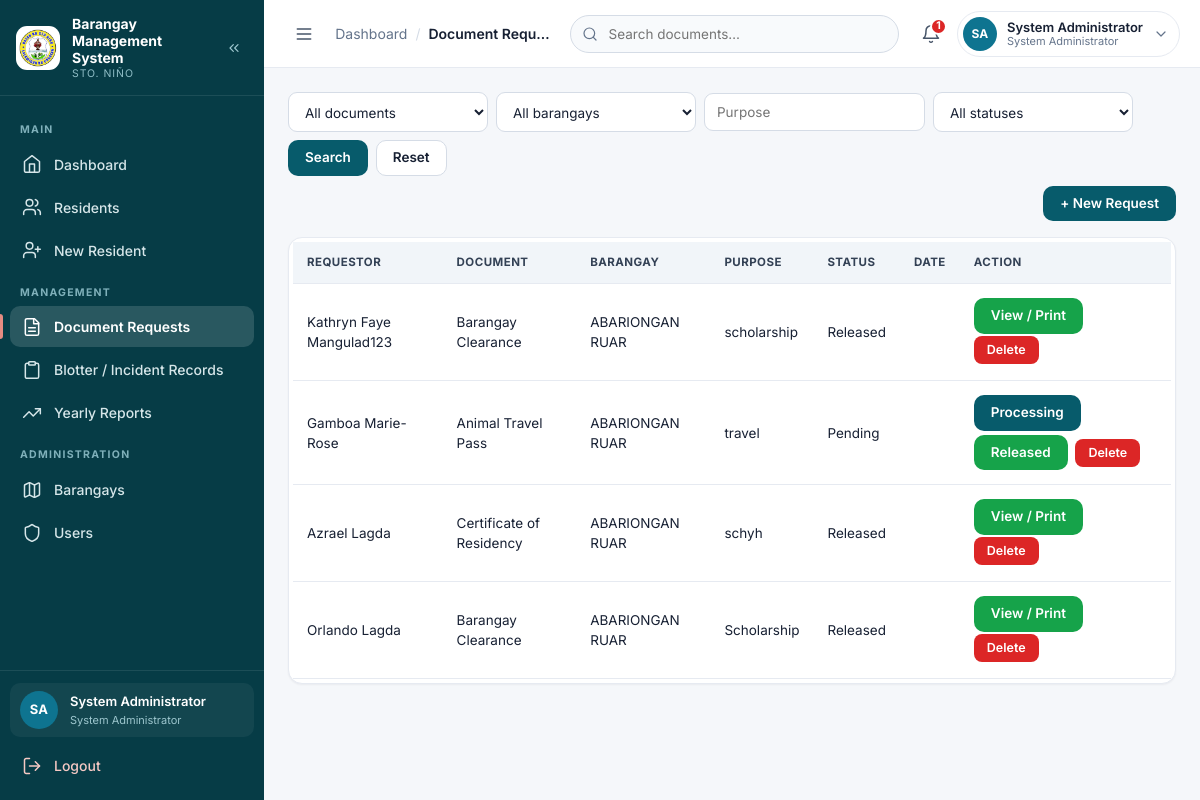
Screenshot of /pages/documents.php (signed in) with the database file from the repository.
### tables this page shows
CREATE TABLE `document_requests` (
  `id` int(11) NOT NULL AUTO_INCREMENT,
  `barangay_id` int(11) NOT NULL,
  `resident_id` int(11) DEFAULT NULL,
  `requestor_name` varchar(150) NOT NULL,
  `document_type` varchar(100) NOT NULL,
  `purpose` varchar(255) DEFAULT NULL,
  `status` enum('Pending','Processing','Released','Rejected','Cancelled') NOT NULL DEFAULT 'Pending',
  `requested_at` timestamp NOT NULL DEFAULT current_timestamp(),
  `released_at` datetime DEFAULT NULL,
  `processed_by` int(11) DEFAULT NULL,
  `processed_at` datetime DEFAULT NULL,
  `decision_note` varchar(255) DEFAULT NULL,
  `notes` text DEFAULT NULL,
  PRIMARY KEY (`id`),
  KEY `idx_docs_barangay` (`barangay_id`),
  KEY `idx_docs_resident` (`resident_id`),
  KEY `idx_docs_status` (`status`),
  KEY `idx_docs_processed_by` (`processed_by`),
  CONSTRAINT `document_requests_ibfk_1` FOREIGN KEY (`barangay_id`) REFERENCES `barangays` (`id`),
  CONSTRAINT `document_requests_ibfk_2` FOREIGN KEY (`resident_id`) REFERENCES `residents` (`id`),
  CONSTRAINT `fk_docs_processed_by` FOREIGN KEY (`processed_by`) REFERENCES `users` (`id`) ON DELETE SET NULL ON UPDATE CASCADE
);

CREATE TABLE `barangays` (
  `id` int(11) NOT NULL AUTO_INCREMENT,
  `barangay_name` varchar(150) NOT NULL,
  `created_at` timestamp NOT NULL DEFAULT current_timestamp(),
  PRIMARY KEY (`id`),
  UNIQUE KEY `barangay_name` (`barangay_name`)
);

### config/config.php (called while the page is built, shortened)
<?php
if (!function_exists('url')) {
    function url($path = '') {
        $path = ltrim((string)$path, '/');
        return BASE_URL . '/' . $path;
    }
}
function e($value) { return htmlspecialchars((string)$value, ENT_QUOTES, 'UTF-8'); }
function csrf_token() {
    return $_SESSION['csrf_token'];
}
require_once BASE_PATH . '/includes/auth.php';

### includes/auth.php (called while the page is built, shortened)
<?php
if (!defined('BRGY_AUTH_LOADED')) {
    function current_user(): array
    {
        static $user = null;
        if ($user !== null) {
            return $user;
        }
        $user = [
            'id'          => (int)($_SESSION['user_id'] ?? 0),
            'username'    => (string)($_SESSION['username'] ?? ''),
            'full_name'   => (string)($_SESSION['full_name'] ?? ''),
            'role'        => (string)($_SESSION['role'] ?? ''),
            'barangay_id' => null,
            'status'      => (string)($_SESSION['status'] ?? ''),
            'resident_id' => null,
        ];
        $conn = $GLOBALS['conn'] ?? null;
        $stmt = $conn->prepare(
            'SELECT u.id, u.username, u.full_name, u.role, u.barangay_id, u.status,
                    r.id AS resident_id
               FROM users u
               LEFT JOIN residents r ON r.user_id = u.id
              WHERE u.id = ? AND u.deleted_at IS NULL LIMIT 1'
        );
        $uid = (int)$_SESSION['user_id'];
        $stmt->bind_param('i', $uid);
        $stmt->execute();
        $row = $stmt->get_result()->fetch_assoc();
        if ($row) {
            $user = [
                'id'          => (int)$row['id'],
                'username'    => (string)$row['username'],
                'full_name'   => (string)$row['full_name'],
                'role'        => (string)$row['role'],
                'barangay_id' => ($row['barangay_id'] !== null) ? (int)$row['barangay_id'] : null,
                'status'      => (string)$row['status'],
                'resident_id' => ($row['resident_id'] !== null) ? (int)$row['resident_id'] : null,
            ];
        }
        return $user;
    }
    function current_role(): string
    {
        return (string)(current_user()['role'] ?? '');
    }
    function is_admin(): bool     { return current_role() === 'admin'; }
    function require_role(array $allowed): void
    {
        $user  = current_user();
    }
    function require_staff(): void     { require_role(['admin', 'secretary']); }
    function scope_barangay(string $alias = '', string $join = ' AND '): array
    {
        if (is_admin()) {
            return ['', []];
        }
        $prefix = ($alias !== '') ? $alias . '.' : '';
        $bid    = current_barangay_id();
        return [$join . $prefix . 'barangay_id = ?', [$bid]];
    }
}
?>

### pages/documents.php (the view, shortened to what this page needs)
<?php
require_once __DIR__ . '/../config/config.php';
require_staff();
list($scopeSql, $scopeParams) = scope_barangay('dr');
$f_purpose  = trim($_GET['purpose'] ?? '');
$requestsSql = "
    SELECT
        dr.id,
        dr.requestor_name,
        dr.document_type,
        dr.purpose,
        dr.notes,
        dr.status,
        dr.released_at,
        b.barangay_name
    FROM document_requests dr
    LEFT JOIN barangays b
        ON dr.barangay_id = b.id
    WHERE 1=1 " . $scopeSql . "
";
$fTypes = '';
$fParams = [];
$requestsSql .= " ORDER BY dr.id DESC ";
$allParams = array_merge($scopeParams, $fParams);
$allTypes  = str_repeat('i', count($scopeParams)) . $fTypes;
if ($allParams) {
    $requests = $conn->prepare($requestsSql);
    $requests->bind_param($allTypes, ...$allParams);
    $requests->execute();
    $requests = $requests->get_result();
} else {
    $requests = $conn->query($requestsSql);
}
include BASE_PATH . '/partials/header.php';
?>
<div class="toolbar">
    <form method="get">
        <select id="f_document" name="document">
            <option value="">All documents</option>
        </select>
        <?php if ($_SESSION['role'] === 'admin'): ?>
        <select id="f_barangay" name="barangay">
            <option value="0">All barangays</option>
        </select>
        <?php endif; ?>
        <input id="f_purpose" type="text" name="purpose" placeholder="Purpose" value="<?= e($f_purpose) ?>">
        <select id="f_status" name="status">
            <option value="">All statuses</option>
        </select>
        <button class="btn" type="submit">Search</button>
        <a class="btn btn--ghost" href="<?= e(url('pages/documents.php')) ?>">Reset</a>
    </form>
    <button type="button" class="btn push-right" data-toggle="#new-request-form"
            aria-controls="new-request-form" aria-expanded="false">+ New Request</button>
</div>
<div class="card table-wrap">
    <table>
        <thead>
            <tr>
                <th>Requestor</th>
                <th>Document</th>
                <th>Barangay</th>
                <th>Purpose</th>
                <th>Status</th>
                <th>Date</th>
                <th>Action</th>
            </tr>
        </thead>
        <tbody>
        <?php if ($requests->num_rows > 0): ?>
            <?php while ($r = $requests->fetch_assoc()): ?>
                <tr>
                    <td>
                        <?= e($r['requestor_name']) ?>
                    </td>
                    <td>
                        <?= e($r['document_type']) ?>
                    </td>
                    <td>
                        <?= e($r['barangay_name']) ?>
                    </td>
                    <td>
                        <?= e($r['purpose']) ?>
                    </td>
                    <td>
                        <?= e($r['status']) ?>
                    </td>
                    <td>
                    </td>
                    <td>
                        <?php if ($r['status'] === 'Pending'): ?>
                            <a
                                href="<?= e(url('actions/process_document.php?id=' . $r['id'] . '&token=' . csrf_token())) ?>"
                                class="btn btn-primary"
                            >
                                Processing
                            </a>
                            <a
                                href="<?= e(url('actions/release_document.php?id=' . $r['id'] . '&token=' . csrf_token())) ?>"
                                class="btn btn-success"
                                target="_blank"
                                data-confirm="Release this document now?"
                                data-confirm-title="Release document"
                            >
                                Released
                            </a>
                        <?php elseif ($r['status'] === 'Released'): ?>
                            <a
                                href="<?= e(url('pages/document_print.php?id=' . $r['id'])) ?>"
                                class="btn btn-success"
                                target="_blank"
                            >
                                View / Print
                            </a>
                        <?php endif; ?>
                        <a
                            href="<?= e(url('actions/document_delete.php?id=' . $r['id'] . '&token=' . csrf_token())) ?>"
                            class="btn-delete"
                            data-confirm="Delete this request? This action cannot be undone."
                            data-confirm-title="Delete request"
                        >
                            Delete
                        </a>
                    </td>
                </tr>
            <?php endwhile; ?>
        <?php endif; ?>
        </tbody>
    </table>
</div>
<?php include BASE_PATH . '/partials/footer.php'; ?>

### assets/css/style.css (style rules this page uses)
:root { --primary: #075B6B; --primary-700: #054C59; --primary-900: #063C46; --secondary: #0E7490; --accent: #E58B82; --bg: #F5F7FA; --card: #FFFFFF; --text: #172033; --muted: #64748B; --success: #16A34A; --warning: #F59E0B; --danger: #DC2626; --info: #0E7490; --border: #E6EAF1; --border-strong: #D5DCE6; --sidebar-w: 264px; --sidebar-w-collapsed: 78px; --topbar-h: 68px; --radius: 14px; --radius-sm: 10px; --radius-lg: 18px; --shadow-sm: 0 1px 2px rgba(16, 24, 40, .05); --shadow: 0 4px 16px rgba(16, 24, 40, .06); --shadow-md: 0 12px 32px rgba(16, 24, 40, .12); --ring: 0 0 0 3px rgba(14, 116, 144, .18); --font: 'Inter', system-ui, -apple-system, 'Segoe UI', Roboto, Arial, sans-serif; }
*, *::before, *::after { box-sizing: border-box; }
html { -webkit-text-size-adjust: 100%; }
body { margin: 0; font-family: var(--font); background: var(--bg); color: var(--text); font-size: 14px; line-height: 1.5; -webkit-font-smoothing: antialiased; }
a { color: var(--secondary); }
.btn, .btn-primary { display: inline-flex; align-items: center; justify-content: center; gap: 8px; background: var(--primary); color: #fff; border: 1px solid transparent; border-radius: 10px; padding: 10px 16px; font-size: 13.5px; font-weight: 600; text-decoration: none; cursor: pointer; font-family: inherit; line-height: 1; transition: background .15s, box-shadow .15s, transform .05s; }
.btn.secondary, .btn--ghost, .btn-secondary { background: #fff; color: var(--text); border-color: var(--border-strong); }
.btn.btn-success, .btn-success, .btn--success { background: var(--success); color: #fff; }
.btn-edit, .btn-delete, .btn-cancel, .btn-approve { display: inline-flex; align-items: center; gap: 6px; padding: 7px 12px; border-radius: 8px; color: #fff; text-decoration: none; font-size: 12.5px; font-weight: 600; border: 1px solid transparent; cursor: pointer; font-family: inherit; line-height: 1; }
.btn-delete { background: var(--danger); }
.table-wrap .btn-edit, .table-wrap .btn-delete, .table-wrap .btn-cancel, .table-wrap .btn-approve { margin: 0 4px 4px 0; }
.card { background: var(--card); border: 1px solid var(--border); border-radius: var(--radius); padding: 20px; box-shadow: var(--shadow-sm); margin-bottom: 18px; min-width: 0; }
.push-right { margin-left: auto; }
table { width: 100%; border-collapse: collapse; background: #fff; font-size: 13.5px; }
th, td { padding: 12px 14px; text-align: left; border-bottom: 1px solid var(--border); vertical-align: middle; }
th { background: #F1F5F9; color: #334155; font-size: 11.5px; font-weight: 700; text-transform: uppercase; letter-spacing: .04em; white-space: nowrap; }
td .btn-edit, td .btn-delete, td .btn-cancel, td .btn { margin: 2px 4px 2px 0; }
.table-wrap { overflow-x: auto; -webkit-overflow-scrolling: touch; }
.table-wrap.card { padding: 4px; }
input, select, textarea { width: 100%; padding: 10px 12px; border: 1px solid var(--border-strong); border-radius: 9px; background: #fff; font-size: 13.5px; color: var(--text); font-family: inherit; }
.toolbar { display: flex; gap: 10px; flex-wrap: wrap; align-items: center; margin-bottom: 16px; }
.toolbar form { display: flex; gap: 8px; align-items: center; flex-wrap: wrap; }
.toolbar input[type="text"], .toolbar input[type="search"], .toolbar select { width: auto; min-width: 200px; line-height: 1; }

### rows the page displays
document_requests: requestor_name "Kathryn Faye Mangulad123", document_type "Barangay Clearance", barangay.barangay_name "ABARIONGAN RUAR", purpose "scholarship", status "Released"
document_requests: requestor_name "Gamboa Marie-Rose", document_type "Animal Travel Pass", barangay.barangay_name "ABARIONGAN RUAR", purpose "travel", status "Pending"
document_requests: requestor_name "Azrael Lagda", document_type "Certificate of Residency", barangay.barangay_name "ABARIONGAN RUAR", purpose "schyh", status "Released"
document_requests: requestor_name "Orlando Lagda", document_type "Barangay Clearance", barangay.barangay_name "ABARIONGAN RUAR", purpose "Scholarship", status "Released"

### other values shown
$group "MAIN"
$item['label'] "Dashboard"
$item['label'] "Residents"
$item['label'] "New Resident"
$group "MANAGEMENT"
$item['label'] "Document Requests"
$item['label'] "Blotter / Incident Records"
$item['label'] "Yearly Reports"
$group "ADMINISTRATION"
$item['label'] "Barangays"
$item['label'] "Users"
$initials "SA"
$full_name "System Administrator"
$role_label "System Administrator"
$crumb "Document Requ…"
